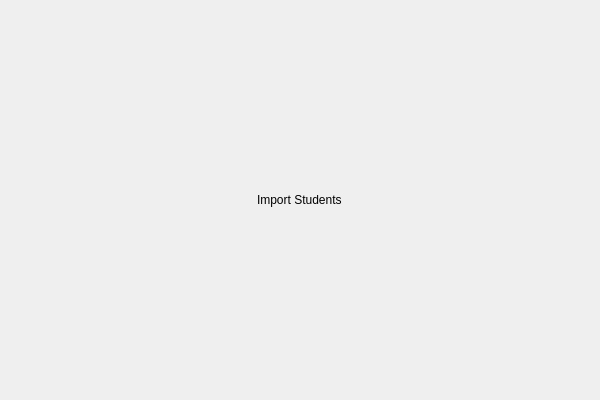
<?xml version="1.0" encoding="UTF-8"?>
<ui version="4.0">
 <class>ImportWindow</class>
 <widget class="QMainWindow" name="ImportWindow">
  <property name="geometry">
   <rect>
    <x>0</x>
    <y>0</y>
    <width>600</width>
    <height>400</height>
   </rect>
  </property>
  <property name="windowTitle">
   <string>ImportWindow</string>
  </property>
  <widget class="QWidget" name="centralWidget">
   <layout class="QVBoxLayout" name="verticalLayout">
    <item>
     <layout class="QGridLayout" name="gridLayout">
      <item row="0" column="0" colspan="2" alignment="Qt::AlignHCenter|Qt::AlignVCenter">
       <widget class="QLabel" name="label">
        <property name="text">
         <string>Import Students</string>
        </property>
       </widget>
      </item>
     </layout>
    </item>
   </layout>
  </widget>
 </widget>
 <layoutdefault spacing="6" margin="11"/>
 <resources/>
 <connections/>
</ui>
